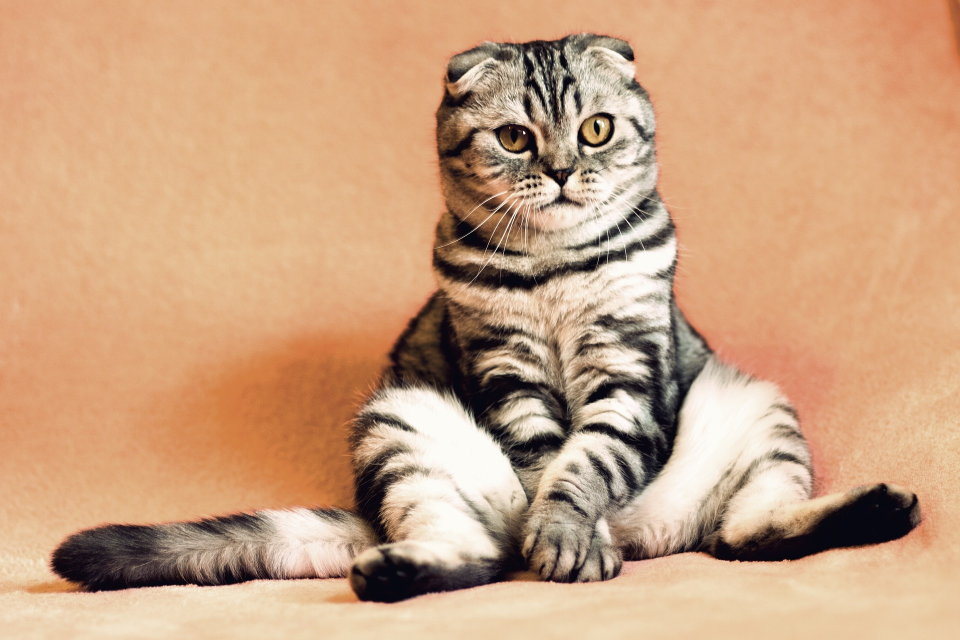
#> input picture img/cats1.jpg, 1920 x 1280 px (shown at 1/2 size)
$ python GaussianBlur.py
#> lines starting #> are read from the running program, lines starting #| are printed output that depends on the picture
import cv2

cv2.namedWindow("setting")


def noth(n):
    pass


cv2.createTrackbar("hmin", "setting", 0, 255, noth)
cv2.createTrackbar("hmax", "setting", 0, 255, noth)
cv2.createTrackbar("vmin", "setting", 0, 255, noth)
cv2.createTrackbar("vmax", "setting", 0, 255, noth)
cv2.createTrackbar("smin", "setting", 0, 255, noth)
cv2.createTrackbar("smax", "setting", 0, 255, noth)
cv2.createTrackbar("Bmin", "setting", 0, 100, noth)
cv2.createTrackbar("Bmax", "setting", 0, 100, noth)
cv2.createTrackbar("Cmin", "setting", 0, 255, noth)
cv2.createTrackbar("Cmax", "setting", 0, 255, noth)
cv2.createTrackbar("sizeMorph", "setting", 1, 100, noth)

def morph(img,size):
    print(size)
    if size%2!=0:
        size+=1

    v = cv2.getStructuringElement(cv2.MORPH_ELLIPSE, (size, size))
    res = cv2.morphologyEx(img,cv2.MORPH_CROSS, v)
    return res


def settingHSV():
    return [(cv2.getTrackbarPos("hmin", "setting"),
             cv2.getTrackbarPos("smin", "setting"),
             cv2.getTrackbarPos("vmin", "setting")),
            (cv2.getTrackbarPos("hmax", "setting"),
             cv2.getTrackbarPos("smax", "setting"),
             cv2.getTrackbarPos("vmax", "setting"))]


def convertationImgMask(img):
    hsv = cv2.cvtColor(img, cv2.COLOR_BGR2HSV)
    mask = cv2.inRange(hsv, settingHSV()[0], settingHSV()[1])
    print(settingHSV())
    return mask


def blurTrack():
    [bMin, bMax] = [cv2.getTrackbarPos("Bmin", "setting"), cv2.getTrackbarPos("Bmax", "setting")]
    if bMin % 2 == 0:
        bMin += 1
    if bMax % 2 == 0:
        bMax += 1
    return bMin, bMax
def settingCanny():
    return [cv2.getTrackbarPos("Cmin","setting"),cv2.getTrackbarPos("Cmax","setting")]
def convertCanny(img):
    canny = cv2.Canny(img,settingCanny()[0],settingCanny()[1])
    return canny


def settingBlur(img):
    blur = cv2.GaussianBlur(img, (blurTrack()), 0)
    return blur


while True:
    sizeMorph = cv2.getTrackbarPos("sizeMorph", "setting")

    img = cv2.imread("img/cats1.jpg")
#> img is the input picture: shape (1280, 1920, 3); mean B, G, R 129.3, 162.1, 202.1
    img = cv2.resize(img, (500, 300))
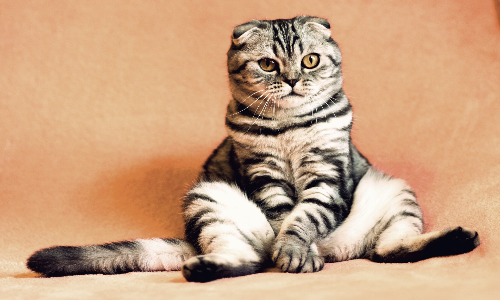
#> img: shape (300, 500, 3); mean B, G, R 129.2, 162, 202
    img = settingBlur(img)
    mask = convertationImgMask(img)
#> in convertationImgMask, `hsv = cv2.cvtColor(img, cv2.COLOR_BGR2HSV)`: hsv: shape (300, 500, 3); mean H, S, V 21.4, 94.1, 202.1
#> in convertationImgMask, `mask = cv2.inRange(hsv, settingHSV()[0], settingHSV()[1])`: mask: shape (300, 500); every value is 0
    canny = convertCanny(img)
#> in convertCanny, `canny = cv2.Canny(img,settingCanny()[0],settingCanny()[1])`:
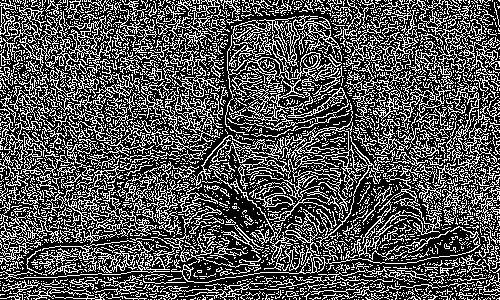
#> canny: shape (300, 500); 32.8% white in thin lines or dots
    cannyMorph = morph(canny, sizeMorph)
#> in morph, `res = cv2.morphologyEx(img,cv2.MORPH_CROSS, v)`:
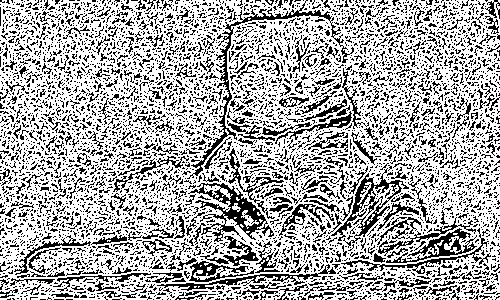
#> res: shape (300, 500); 67.6% white; black in thin lines or dots
    new_mask = morph(mask,sizeMorph)
    cv2.imshow("mask", mask)
    cv2.imshow("newMask", new_mask)

    cv2.imshow("setting",canny)
    cv2.imshow("morph",cannyMorph)
    cv2.waitKey(1)
